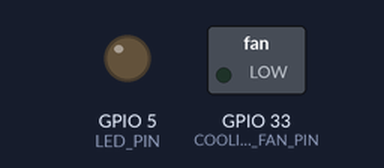
Bench run of a sketch on a simulated ESP32. On the bench: switched loads named in the sketch (green lamp = pin HIGH), output pins drawn as LEDs (lit = HIGH).

Above: at 1.0 s.
At 3.0 s:
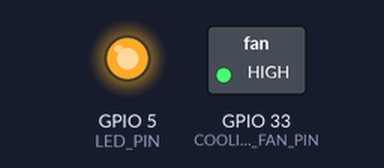
Timing chart, 0 to 5.2 s (numbered marks = the images above):
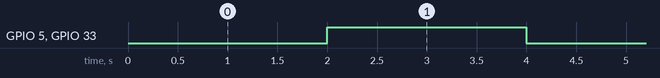

Measured:
- by itself, GPIO 5 (LED_PIN), GPIO 33 (COOLING_FAN_PIN): alternates HIGH for 2.0 s and LOW for 2.0 s

The sketch:

LED_FAN.ino
```cpp
#include <Arduino.h>
#include "DHT.h"


#define COOLING_FAN_PIN 33
#define LED_PIN 5  // led 제어 버튼 핀


void setup() {
  // 쿨링팬 핀 설정
  pinMode(COOLING_FAN_PIN, OUTPUT);
  pinMode(LED_PIN, OUTPUT);
}

void loop() {
  digitalWrite(COOLING_FAN_PIN, LOW);
  digitalWrite(LED_PIN, LOW);
  delay(2000);
  digitalWrite(COOLING_FAN_PIN, HIGH);
  digitalWrite(LED_PIN, HIGH);
  delay(2000);
}
```
